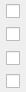
<?xml version="1.0" encoding="UTF-8"?>
<ui version="4.0">
 <class>CBalancePanelTreeWeightsForm</class>
 <widget class="QWidget" name="CBalancePanelTreeWeightsForm">
  <property name="geometry">
   <rect>
    <x>0</x>
    <y>0</y>
    <width>26</width>
    <height>92</height>
   </rect>
  </property>
  <property name="windowTitle">
   <string>Form</string>
  </property>
  <property name="autoFillBackground">
   <bool>false</bool>
  </property>
  <layout class="QGridLayout" name="gridLayout">
   <property name="leftMargin">
    <number>6</number>
   </property>
   <property name="topMargin">
    <number>0</number>
   </property>
   <property name="rightMargin">
    <number>0</number>
   </property>
   <property name="bottomMargin">
    <number>0</number>
   </property>
   <property name="horizontalSpacing">
    <number>0</number>
   </property>
   <property name="verticalSpacing">
    <number>1</number>
   </property>
   <item row="2" column="0">
    <widget class="QCheckBox" name="checkBoxGroup2">
     <property name="sizePolicy">
      <sizepolicy hsizetype="Fixed" vsizetype="Fixed">
       <horstretch>0</horstretch>
       <verstretch>0</verstretch>
      </sizepolicy>
     </property>
     <property name="minimumSize">
      <size>
       <width>20</width>
       <height>20</height>
      </size>
     </property>
     <property name="maximumSize">
      <size>
       <width>24</width>
       <height>24</height>
      </size>
     </property>
     <property name="text">
      <string/>
     </property>
     <property name="iconSize">
      <size>
       <width>20</width>
       <height>20</height>
      </size>
     </property>
     <property name="checkable">
      <bool>true</bool>
     </property>
    </widget>
   </item>
   <item row="1" column="0">
    <widget class="QCheckBox" name="checkBoxGroup1">
     <property name="sizePolicy">
      <sizepolicy hsizetype="Fixed" vsizetype="Fixed">
       <horstretch>0</horstretch>
       <verstretch>0</verstretch>
      </sizepolicy>
     </property>
     <property name="minimumSize">
      <size>
       <width>20</width>
       <height>20</height>
      </size>
     </property>
     <property name="maximumSize">
      <size>
       <width>24</width>
       <height>24</height>
      </size>
     </property>
     <property name="text">
      <string/>
     </property>
     <property name="iconSize">
      <size>
       <width>20</width>
       <height>20</height>
      </size>
     </property>
     <property name="checkable">
      <bool>true</bool>
     </property>
     <property name="checked">
      <bool>false</bool>
     </property>
    </widget>
   </item>
   <item row="3" column="0">
    <widget class="QCheckBox" name="checkBoxGroup3">
     <property name="sizePolicy">
      <sizepolicy hsizetype="Fixed" vsizetype="Fixed">
       <horstretch>0</horstretch>
       <verstretch>0</verstretch>
      </sizepolicy>
     </property>
     <property name="minimumSize">
      <size>
       <width>20</width>
       <height>20</height>
      </size>
     </property>
     <property name="maximumSize">
      <size>
       <width>24</width>
       <height>24</height>
      </size>
     </property>
     <property name="text">
      <string/>
     </property>
     <property name="iconSize">
      <size>
       <width>20</width>
       <height>20</height>
      </size>
     </property>
     <property name="checkable">
      <bool>true</bool>
     </property>
    </widget>
   </item>
   <item row="0" column="0">
    <widget class="QCheckBox" name="checkBoxBaseline">
     <property name="sizePolicy">
      <sizepolicy hsizetype="Fixed" vsizetype="Fixed">
       <horstretch>0</horstretch>
       <verstretch>0</verstretch>
      </sizepolicy>
     </property>
     <property name="minimumSize">
      <size>
       <width>20</width>
       <height>20</height>
      </size>
     </property>
     <property name="maximumSize">
      <size>
       <width>24</width>
       <height>24</height>
      </size>
     </property>
     <property name="styleSheet">
      <string notr="true"/>
     </property>
     <property name="text">
      <string/>
     </property>
     <property name="iconSize">
      <size>
       <width>20</width>
       <height>20</height>
      </size>
     </property>
     <property name="checkable">
      <bool>true</bool>
     </property>
     <property name="tristate">
      <bool>true</bool>
     </property>
    </widget>
   </item>
  </layout>
 </widget>
 <resources/>
 <connections/>
</ui>
